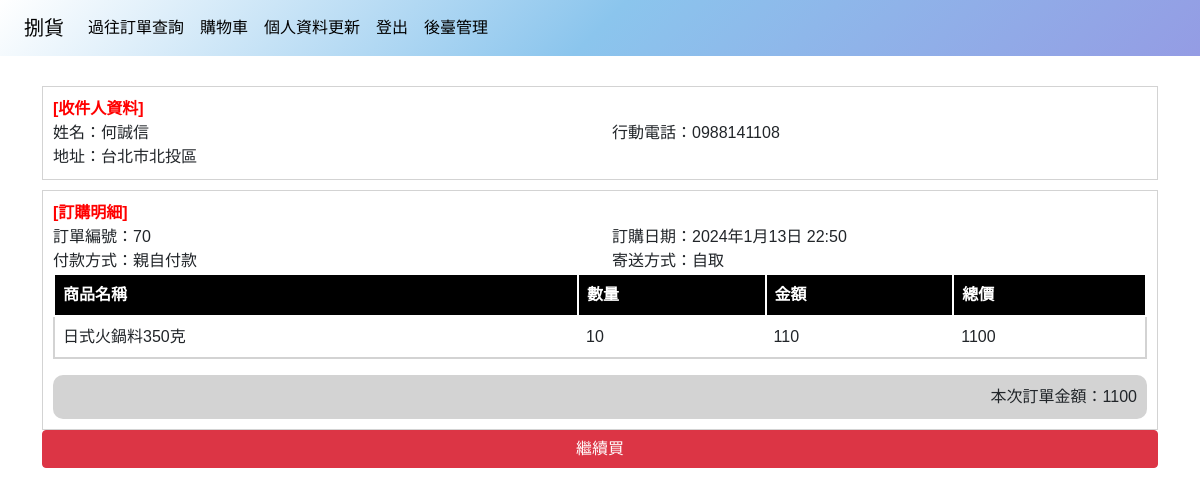
Screenshot of /OrderManagement/cartok/ (signed in) with the database file from the repository.
### member/models.py (models this page shows, shortened)
class User(AbstractBaseUser, PermissionsMixin):
    email = models.EmailField(null=True, blank=True,unique=True,verbose_name='信箱')
    user_name = models.CharField(max_length=150,verbose_name='姓名')
    phone_number = models.CharField(unique=True,max_length=15,verbose_name='電話')
    birthday = models.DateField(null=True, blank=True,verbose_name='生日')
    bonus_points = models.IntegerField(default=0,verbose_name='點數')
    branch = models.ForeignKey(Branchs,on_delete=models.DO_NOTHING,verbose_name='店家',null=True, blank=True)
    is_active = models.BooleanField(default=True,verbose_name='啟動帳戶')
    is_staff = models.BooleanField(default=False,verbose_name='訪問後台權限')
    date_joined = models.DateTimeField(default=timezone.now,verbose_name='加入日期')
    objects = UserManager()
    USERNAME_FIELD = 'phone_number'    #登入帳號的欄位
    REQUIRED_FIELDS = ['email']     #非必要填寫欄位
    class Meta:
        verbose_name = "帳號"
        verbose_name_plural = '帳號'  # 中文名稱

### OrderManagement/models.py (models this page shows, shortened)
class Orders(models.Model):
    State_CHOICES = (
        (0, '代處理'),
        (1, '已處理'),
    )
    Delivery_CHOICES = (
        (0, '自取'),
        (1, '寄送'),
    )
    Payment_CHOICES = (
        (0, '親自付款'),
        (1, '貨到付款'),
    )
    User=models.ForeignKey(User, on_delete=models.DO_NOTHING,verbose_name="類別")
    branch = models.ForeignKey(Branchs,on_delete=models.DO_NOTHING,verbose_name='店家',null=True, blank=True)
    Time=models.DateTimeField(auto_now_add=True)
    Delivery_method=models.IntegerField(choices=Delivery_CHOICES,default=1,verbose_name="運送方式",null=True, blank=True)
    Delivery_state=models.IntegerField(choices=State_CHOICES,default=1,verbose_name="運送狀態",null=True, blank=True)
    Payment_method=models.IntegerField(choices=Payment_CHOICES,default=1,verbose_name="付款方式",null=True, blank=True)
    Payment_time=models.DateTimeField(null=True, blank=True,verbose_name='付款時間')
    Address = models.CharField(max_length=255,verbose_name='地址')
    Total=models.IntegerField(null=False,verbose_name='總價格')
    class Meta:
        verbose_name = "訂單"
        verbose_name_plural = '訂單'

class OrderDetails(models.Model):
    Order = models.ForeignKey(Orders, on_delete=models.CASCADE,verbose_name='訂單編號')
    Products=models.ForeignKey(Products,on_delete=models.DO_NOTHING,verbose_name='商品')
    Number=models.IntegerField(verbose_name="數量")
    Price=models.IntegerField(null=False,verbose_name='價格')
    Total=models.IntegerField(null=False,verbose_name='總價格')
    class Meta:
        verbose_name = "訂單明細"
        verbose_name_plural = '訂單明細'

### Product/models.py (models this page shows)
class Products(models.Model):
    Sh_CHOICES = (
        (0, '下架'),
        (1, '上架'),
    )
    Category=models.ForeignKey(Categories, on_delete=models.CASCADE,verbose_name="類別",null=True, blank=True)
    Item_name=models.CharField(max_length=99,verbose_name="貨品名稱",null=True, blank=True)
    Price=models.IntegerField(verbose_name="建議售價")
    Import_price=models.IntegerField(verbose_name="成本價")
    Specification=models.CharField(max_length=99,verbose_name="規格",null=True, blank=True)
    Sh=models.IntegerField(choices=Sh_CHOICES,default=1,verbose_name="上/下架")
    class Meta:
        verbose_name = "商品管理"
        verbose_name_plural = '商品管理'  # 中文名稱
    def __str__(self):
        return str(self.Item_name)

### OrderManagement/views.py (the view)
# urls.py: path('cartok/',views.cartok,name='cartok'),
def cartok(request):
    if request.user.is_authenticated:
        current_user = request.user
        latest_order = Orders.objects.latest('id')
        order_detail = OrderDetails.objects.filter(Order=latest_order)
        Payment_method_display = latest_order.get_Payment_method_display()
        Delivery_method_display = latest_order.get_Delivery_method_display()
        context={
            'title':'訂單完成',
            'user':current_user,
            'Payment_method':Payment_method_display,
            'Delivery_method':Delivery_method_display,
            'order_detail':order_detail,
            'order':latest_order
        }
        return render(request, 'cartok.html',context )

### OrderManagement/templates/cartok.html (shortened to what this page needs)
{% extends 'index/base.html' %}
{%load static%}
{% block content %}
<div class="cartok mb-10">
    <div class="container">
        <div class="row d-flex align-items-center">
            <div class="col-md-12" style="border: 1px solid lightgrey;padding:10px;margin-bottom:10px;margin-top:30px;">
                <div class="row">
                    <div style="color:red;font-weight:600">[收件人資料]</div>
                    <div class="col-md-6">
                        姓名：{{user.user_name}}
                    </div>
                    <div class="col-md-6">
                        行動電話：{{user.phone_number}}
                    </div>
                    <div class="col-md-12">
                        地址：{{order.Address}}
                    </div>
                </div>
            </div>
            <div class="col-md-12" style="border: 1px solid lightgrey;padding:10px;">
                <div class="row">
                    <div style="color: red; font-weight: 600">[訂購明細]</div>
                    <div class="col-md-6">
                        訂單編號：{{order.id}}
                    </div>
                    <div class="col-md-6">
                        訂購日期：{{order.Time}}
                    </div>
                    <div class="col-md-6">
                        付款方式：{{ Payment_method }}
                    </div>
                    <div class="col-md-6">
                        寄送方式：{{ Delivery_method }}
                    </div>
                    <div class="col-md-12">
                        <table id="tb_order" class="table" cellpadding="10">
                            <thead>
                                <tr>
                                    <th>商品名稱</th>
                                    <th>數量</th>
                                    <th>金額</th>
                                    <th>總價</th>
                                </tr>
                            </thead>
                            <tbody>
                                {% for product in order_detail %}
                                <tr>
                                    <td>{{ product.Products }}</td>
                                    <td>{{product.Number}}</td>
                                    <td>{{product.Price}}</td>
                                    <td>{{product.Total}}</td>
                                </tr>
                                {% endfor %}
                            </tbody>
                        </table>
                    </div>
                </div>
                <div class="col-md-12" id="dv_money">
                    本次訂單金額：{{order.Total}}
                </div>
            </div>
            <a href="{% url 'home' %}"  class="btn btn-danger">繼續買</a>
        </div>
    </div>
</div>
{% endblock %}

### OrderManagement/templates/cartok.html (style rules this page uses)
#tb_order { border-spacing: 2px; border: 2px solid lightgray; }
#tb_order tr th { background: black; color: white; border: 2px solid white; }
#dv_money { text-align: right; background-color: lightgrey; padding: 10px; border-radius: 10px; }

### rows the page displays
User: user_name "何誠信", phone_number "0988141108"
Orders: Address "台北市北投區", id "70", Time "2024年1月13日 22:50", Total "1100"
OrderDetails: Products "日式火鍋料350克", Number "10", Price "110", Total "1100"

### other values shown
{{ Payment_method }} "親自付款"
{{ Delivery_method }} "自取"
